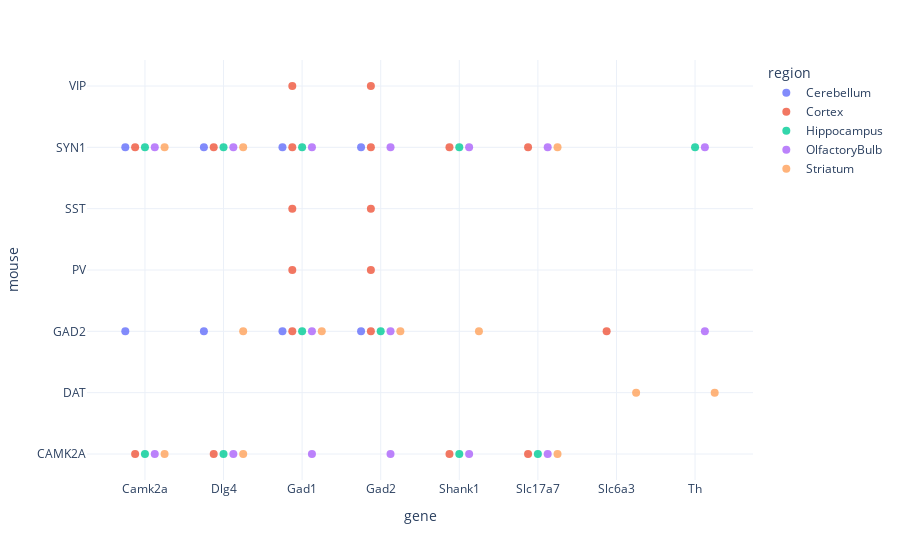

Write notebook code for a chart like this one.
### Code cell
### --- PLOT ENRICHMENT --- ###
df = df_enriched.set_index('protein')

list_brain = []
list_mouse = []
for key in df.columns:
    brain, mouse = str.split(key, sep='.')
    list_brain.append(brain)
    list_mouse.append(mouse)
list_unq_brain = sorted(set(list_brain))
list_unq_mouse = sorted(set(list_mouse))

value_x_step = 0.125
value_x_min = -0.25

label_x = []
label_y = list_unq_mouse
label_gene = []
label_region = []
value_x = []
value_y = []
for value_x_tick, row_info in df_info.iterrows():
    label_x.append(row_info['gene'])
    row_enriched = df.loc[row_info['protein']]
    for key, value in row_enriched.items():
        if value == 1:
            brain, mouse = str.split(key, sep='.')
            value_x_shift = list_unq_brain.index(brain)
            value_x_point = (value_x_tick + 1) + (value_x_min + value_x_step * value_x_shift)
            value_x.append(value_x_point)
            value_y.append(list_unq_mouse.index(mouse) + 1)
            label_region.append(brain)
            label_gene.append(row_info['gene'])

df = pd.DataFrame({'x': value_x, 'mouse': value_y, 'region': label_region, 'gene': label_gene})

label_y[label_y.index('Camk2a')] = 'CAMK2A'
label_y[label_y.index('Syn1')] = 'SYN1'
label_y[label_y.index('Gad2')] = 'GAD2'
label_y[label_y.index('Dat1')] = 'DAT'



fig = px.scatter(df, x='x', y='mouse', color='region', opacity=0.8,
                 category_orders={'region': list_unq_brain},
                 template='plotly_white',
                 hover_name = 'gene',
                 hover_data={'region':True,'x':False,'mouse':True})
fig.update_traces(marker=dict(size=8))
fig.update_layout(xaxis=dict(tickmode="array", tickvals=np.arange(0, len(label_x)) + 1,
                              ticktext=label_x),
                  yaxis=dict(tickmode="array", tickvals=np.arange(0, len(label_y)) + 1,
                              ticktext=label_y),
                 xaxis_title='gene',
                 yaxis_title='mouse',
                 )

fig.show()

### Figure 1 — Plotly figure (JSON) as saved in the notebook; plotly's stock layout.template omitted (floating-point values rounded to 4 significant figures)
{"data": [{"customdata": [["Cerebellum"], ["Cerebellum"], ["Cerebellum"], ["Cerebellum"], ["Cerebellum"], ["Cerebellum"], ["Cerebellum"], ["Cerebellum"]], "hovertemplate": "<b>%{hovertext}</b><br><br>region=%{customdata[0]}<br>mouse=%{y}<extra></extra>", "hovertext": ["Camk2a", "Camk2a", "Dlg4", "Dlg4", "Gad1", "Gad1", "Gad2", "Gad2"], "legendgroup": "Cerebellum", "marker": {"color": "#636efa", "opacity": 0.8, "size": 8, "symbol": "circle"}, "mode": "markers", "name": "Cerebellum", "orientation": "v", "showlegend": true, "type": "scatter", "x": [0.75, 0.75, 1.75, 1.75, 2.75, 2.75, 3.75, 3.75], "xaxis": "x", "y": [3, 6, 3, 6, 3, 6, 3, 6], "yaxis": "y"}, {"customdata": [["Cortex"], ["Cortex"], ["Cortex"], ["Cortex"], ["Cortex"], ["Cortex"], ["Cortex"], ["Cortex"], ["Cortex"], ["Cortex"], ["Cortex"], ["Cortex"], ["Cortex"], ["Cortex"], ["Cortex"], ["Cortex"], ["Cortex"], ["Cortex"], ["Cortex"]], "hovertemplate": "<b>%{hovertext}</b><br><br>region=%{customdata[0]}<br>mouse=%{y}<extra></extra>", "hovertext": ["Camk2a", "Camk2a", "Dlg4", "Dlg4", "Gad1", "Gad1", "Gad1", "Gad1", "Gad1", "Gad2", "Gad2", "Gad2", "Gad2", "Gad2", "Shank1", "Shank1", "Slc17a7", "Slc17a7", "Slc6a3"], "legendgroup": "Cortex", "marker": {"color": "#EF553B", "opacity": 0.8, "size": 8, "symbol": "circle"}, "mode": "markers", "name": "Cortex", "orientation": "v", "showlegend": true, "type": "scatter", "x": [0.875, 0.875, 1.875, 1.875, 2.875, 2.875, 2.875, 2.875, 2.875, 3.875, 3.875, 3.875, 3.875, 3.875, 4.875, 4.875, 5.875, 5.875, 6.875], "xaxis": "x", "y": [1, 6, 1, 6, 5, 4, 7, 6, 3, 5, 4, 7, 6, 3, 1, 6, 1, 6, 3], "yaxis": "y"}, {"customdata": [["Hippocampus"], ["Hippocampus"], ["Hippocampus"], ["Hippocampus"], ["Hippocampus"], ["Hippocampus"], ["Hippocampus"], ["Hippocampus"], ["Hippocampus"], ["Hippocampus"], ["Hippocampus"]], "hovertemplate": "<b>%{hovertext}</b><br><br>region=%{customdata[0]}<br>mouse=%{y}<extra></extra>", "hovertext": ["Camk2a", "Camk2a", "Dlg4", "Dlg4", "Gad1", "Gad1", "Gad2", "Shank1", "Shank1", "Slc17a7", "Th"], "legendgroup": "Hippocampus", "marker": {"color": "#00cc96", "opacity": 0.8, "size": 8, "symbol": "circle"}, "mode": "markers", "name": "Hippocampus", "orientation": "v", "showlegend": true, "type": "scatter", "x": [1, 1, 2, 2, 3, 3, 4, 5, 5, 6, 8], "xaxis": "x", "y": [1, 6, 1, 6, 6, 3, 3, 1, 6, 1, 6], "yaxis": "y"}, {"customdata": [["OlfactoryBulb"], ["OlfactoryBulb"], ["OlfactoryBulb"], ["OlfactoryBulb"], ["OlfactoryBulb"], ["OlfactoryBulb"], ["OlfactoryBulb"], ["OlfactoryBulb"], ["OlfactoryBulb"], ["OlfactoryBulb"], ["OlfactoryBulb"], ["OlfactoryBulb"], ["OlfactoryBulb"], ["OlfactoryBulb"], ["OlfactoryBulb"], ["OlfactoryBulb"]], "hovertemplate": "<b>%{hovertext}</b><br><br>region=%{customdata[0]}<br>mouse=%{y}<extra></extra>", "hovertext": ["Camk2a", "Camk2a", "Dlg4", "Dlg4", "Gad1", "Gad1", "Gad1", "Gad2", "Gad2", "Gad2", "Shank1", "Shank1", "Slc17a7", "Slc17a7", "Th", "Th"], "legendgroup": "OlfactoryBulb", "marker": {"color": "#ab63fa", "opacity": 0.8, "size": 8, "symbol": "circle"}, "mode": "markers", "name": "OlfactoryBulb", "orientation": "v", "showlegend": true, "type": "scatter", "x": [1.125, 1.125, 2.125, 2.125, 3.125, 3.125, 3.125, 4.125, 4.125, 4.125, 5.125, 5.125, 6.125, 6.125, 8.125, 8.125], "xaxis": "x", "y": [1, 6, 1, 6, 1, 3, 6, 1, 3, 6, 1, 6, 1, 6, 3, 6], "yaxis": "y"}, {"customdata": [["Striatum"], ["Striatum"], ["Striatum"], ["Striatum"], ["Striatum"], ["Striatum"], ["Striatum"], ["Striatum"], ["Striatum"], ["Striatum"], ["Striatum"], ["Striatum"]], "hovertemplate": "<b>%{hovertext}</b><br><br>region=%{customdata[0]}<br>mouse=%{y}<extra></extra>", "hovertext": ["Camk2a", "Camk2a", "Dlg4", "Dlg4", "Dlg4", "Gad1", "Gad2", "Shank1", "Slc17a7", "Slc17a7", "Slc6a3", "Th"], "legendgroup": "Striatum", "marker": {"color": "#FFA15A", "opacity": 0.8, "size": 8, "symbol": "circle"}, "mode": "markers", "name": "Striatum", "orientation": "v", "showlegend": true, "type": "scatter", "x": [1.25, 1.25, 2.25, 2.25, 2.25, 3.25, 4.25, 5.25, 6.25, 6.25, 7.25, 8.25], "xaxis": "x", "y": [1, 6, 1, 6, 3, 3, 3, 3, 1, 6, 2, 2], "yaxis": "y"}], "layout": {"autosize": true, "legend": {"title": {"text": "region"}, "tracegroupgap": 0}, "margin": {"t": 60}, "xaxis": {"anchor": "y", "autorange": true, "domain": [0, 1], "range": [0.2729, 8.727], "tickmode": "array", "ticktext": ["Camk2a", "Dlg4", "Gad1", "Gad2", "Shank1", "Slc17a7", "Slc6a3", "Th"], "tickvals": [1, 2, 3, 4, 5, 6, 7, 8], "title": {"text": "gene"}, "type": "linear"}, "yaxis": {"anchor": "x", "autorange": true, "domain": [0, 1], "range": [0.4894, 7.511], "tickmode": "array", "ticktext": ["CAMK2A", "DAT", "GAD2", "PV", "SST", "SYN1", "VIP"], "tickvals": [1, 2, 3, 4, 5, 6, 7], "title": {"text": "mouse"}, "type": "linear"}}}
